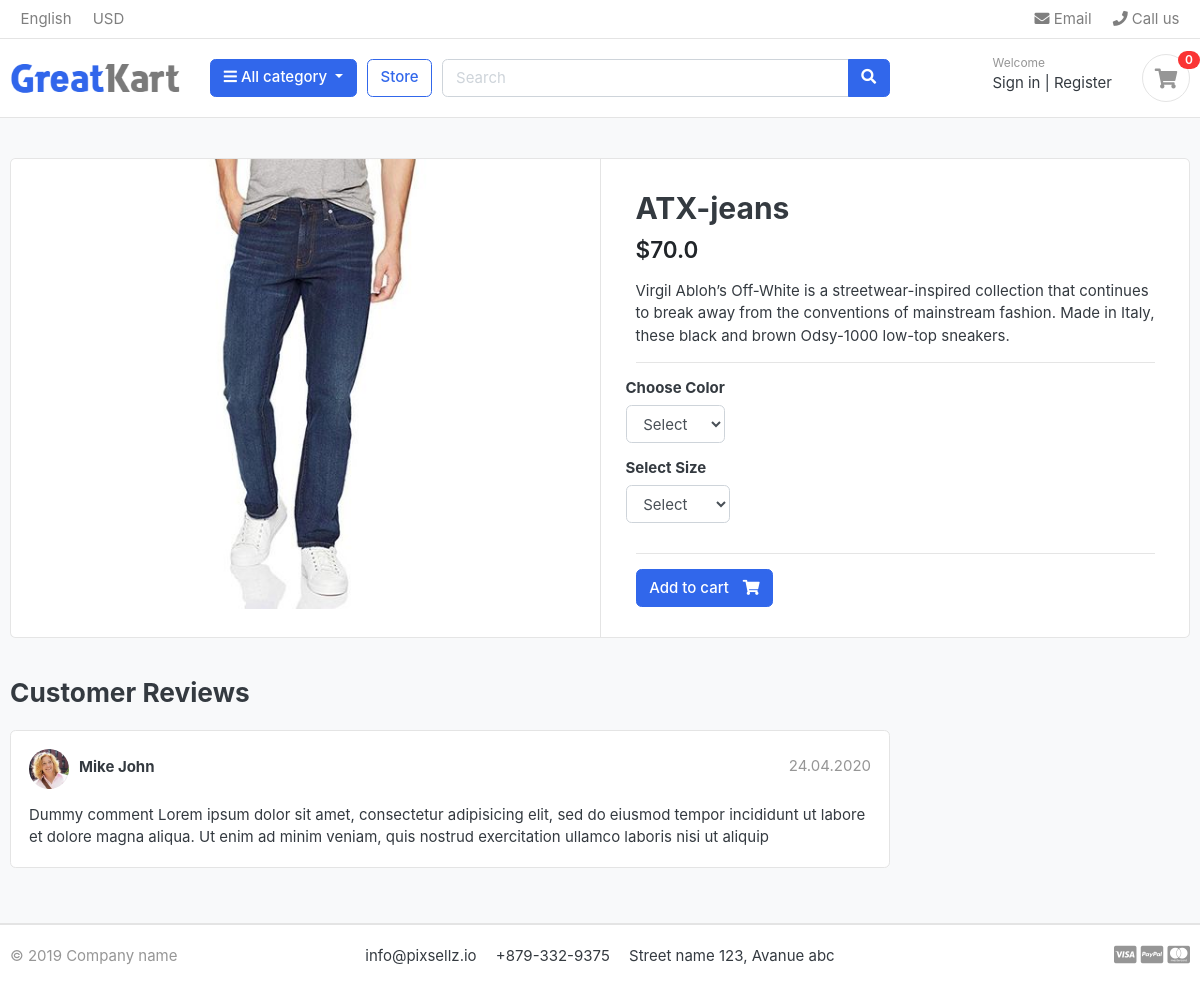
/store/product/atx-jeans/, run on the app's committed database.
### store/models.py (models this page shows, shortened)
class Base(models.Model):
    date_add = models.DateTimeField(auto_now_add=True)
    date_update = models.DateTimeField(auto_now=True)
    status = models.BooleanField(default=True)
    class Meta:
        abstract=True

class Product(Base):
    product_name = models.CharField(max_length=128)
    slug = AutoSlugField(populate_from= 'product_name')
    images = models.FileField(upload_to='images_product')
    price = models.FloatField()
    description = models.TextField(blank=True)
    stock = models.IntegerField()
    is_availaible = models.BooleanField(default=True)
    category = models.ForeignKey("Category", related_name='category_product', on_delete=models.CASCADE)
    class Meta:
        verbose_name = 'product'
        verbose_name_plural = 'products'

### store/views.py (the view)
# urls.py: path('store/product/<str:slug>/', views.product_detail, name='product-detail'),
def product_detail(request, slug):
    try:
        product = get_object_or_404(models.Product, slug=slug)
    except Exception as e:
        raise e
    colors = models.Variation.objects.color()
    sizes = models.Variation.objects.size()
    return render(request, 'product-detail.html', locals())

### cart/views.py (called while the page is built)
def _cart_id(request):
    cart = request.session.session_key
    if not cart:
        cart = request.session.create()
    return cart

### store/context_processors.py (called while the page is built)
def menu_link(request):
    links = Category.objects.all()
    return dict(links=links)

def cart_count(request):
    count=0
    try:
        cart = Cart.objects.get(cart_id=_cart_id(request))
        cart_items = CartItem.objects.all().filter(cart=cart, is_active=True)
        for cart_item in cart_items:
            count += cart_item.quantity
    except Cart.DoesNotExist:
        count=0
    return dict(count=count)

### store/models.py (called while the page is built)
    def get_url(self):
        return reverse('product_by_category', args=[self.slug])

    def color(self):
        return super(VariationManager, self).filter(variation_category='color', is_active=True)

    def size(self):
        return super(VariationManager,self).filter(variation_category='size', is_active=True)

### templates/product-detail.html (shortened to what this page needs)
{% extends 'base/base.html' %}
{% load static %}
{% block content %}
<section class="section-content padding-y bg">
<div class="container">
<div class="card">
	<div class="row no-gutters">
		<aside class="col-md-6">
<article class="gallery-wrap">
	<div class="img-big-wrap">
	   <a href="#"><img src="{{product.images.url}}"></a>
	</div>
</article>
		</aside>
		<main class="col-md-6 border-left">
	<form action="{% url 'add_cart' product.id %}" method="POST">{% csrf_token %}
		<article class="content-body">
		<h2 class="title">{{product.product_name}}</h2>
		<div class="mb-3">
			<var class="price h4">${{product.price}}</var>
		</div>
		<p>Virgil Abloh’s Off-White is a streetwear-inspired collection that continues to break away from the conventions of mainstream fashion. Made in Italy, these black and brown Odsy-1000 low-top sneakers.</p>
		<hr>
			<div class="row">
				<div class="item-option-select">
					<h6>Choose Color</h6>
					<select name="color" class="form-control"  required>
						<option value="" disabled selected>Select</option>
					</select>
				</div>
			</div>
			<div class="row">
				<div class="item-option-select">
					<h6>Select Size</h6>
					<select name="size" class="form-control" required>
						<option value="" disabled selected>Select</option>
					</select>
				</div>
			</div>
			<hr>
			<button class="btn btn-primary"> <span class="text">Add to cart</span> <i class="fas fa-shopping-cart"></i>  </button>
		</article>
	</form>
		</main>
	</div>
</div>
<br>
<div class="row">
			<div class="col-md-9">
	<header class="section-heading">
		<h3>Customer Reviews </h3>
	</header>
	<article class="box mb-3">
		<div class="icontext w-100">
			<img src="{% static './images/avatars/avatar1.jpg' %}" class="img-xs icon rounded-circle">
			<div class="text">
				<span class="date text-muted float-md-right">24.04.2020 </span>
				<h6 class="mb-1">Mike John </h6>
			</div>
		</div>
		<div class="mt-3">
			<p>
				Dummy comment Lorem ipsum dolor sit amet, consectetur adipisicing elit, sed do eiusmod
				tempor incididunt ut labore et dolore magna aliqua. Ut enim ad minim veniam,
				quis nostrud exercitation ullamco laboris nisi ut aliquip
			</p>
		</div>
	</article>
	</div>
</div>
</div>
</section>
{% endblock content %}

### static/css/ui.css (style rules this page uses)
html { font-family: "Inter", sans-serif; font-size: 15px; }
.content-body { flex: 1 1 auto; padding: 2rem 2.3rem; }
.img-xs, .img-sm, .img-md, .img-lg { -o-object-fit: cover; object-fit: cover; flex-shrink: 0; flex-grow: 0; }
.img-xs { width: 40px; height: 40px; }
.padding-y { padding-top: 40px; padding-bottom: 40px; }
var { font-style: normal; }
article:after, .form-group:after { display: block; clear: both; content: ""; }
.bg { background-color: #f8f9fa; }
.section-heading { margin-bottom: 20px; margin-top: 15px; }
p:last-child { margin-bottom: 0; }
.btn .text + i { margin-left: 10px; }
.icontext { display: inline-flex; align-items: center; vertical-align: middle; }
.icontext .text { width: 100%; line-height: 1.2; }
.icontext .icon { position: relative; margin-right: 10px; flex-shrink: 0; flex-grow: 0; }
.price { font-weight: 600; color: #212529; }
.box { padding: 18px; background: #fff; border-radius: 0.37rem; border: 1px solid #e4e4e4; }
.box img { max-width: 100%; }
.gallery-wrap .img-big-wrap { margin-bottom: 10px; border-radius: 0.37rem; overflow: hidden; background-color: #fff; }
.gallery-wrap .img-big-wrap a { text-align: center; display: block; }
.gallery-wrap .img-big-wrap img { height: 450px; width: auto; display: inline-block; }
.item-option-select { margin-bottom: 1rem; display: inline-block; margin-right: 15px; }

### data on the page
Product: images (picture), product_name "ATX-jeans", price "70.0"

### other printed values
{{ count }} "0"
